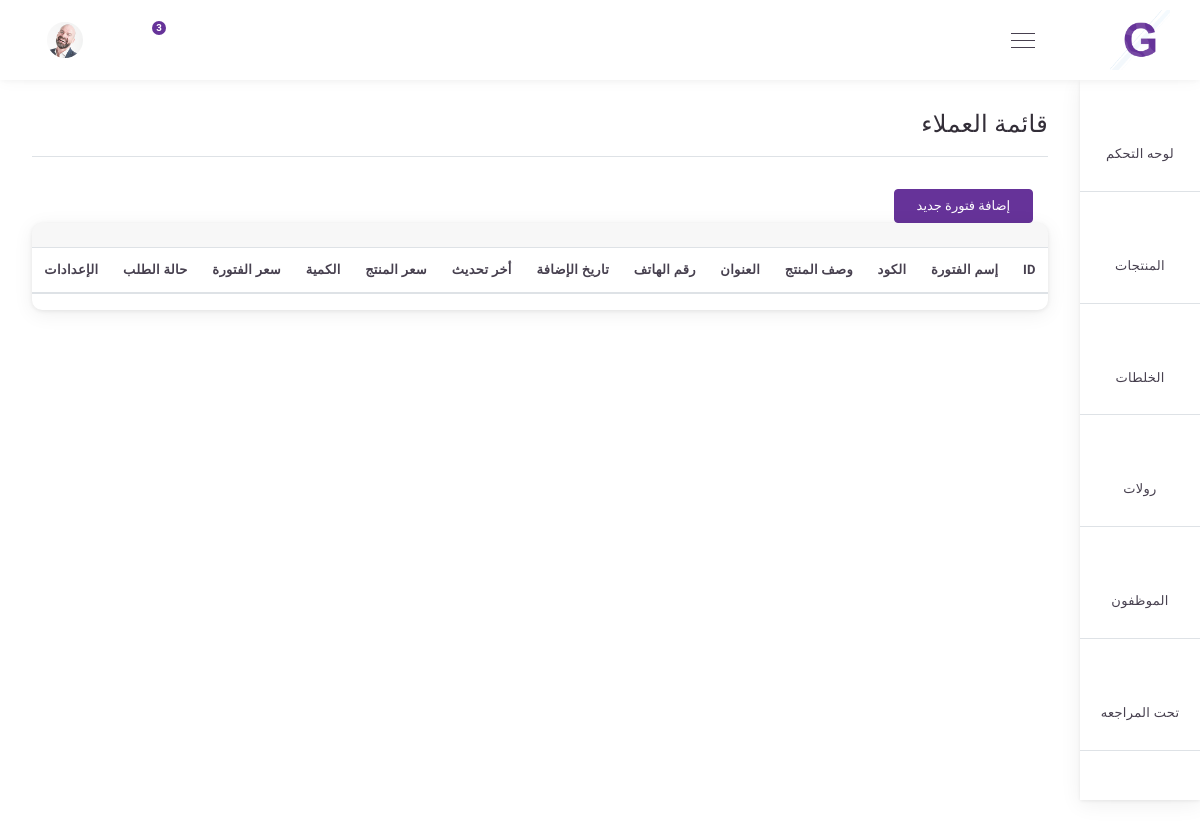
/selling/salary/, run on an earlier commit of the app's database.
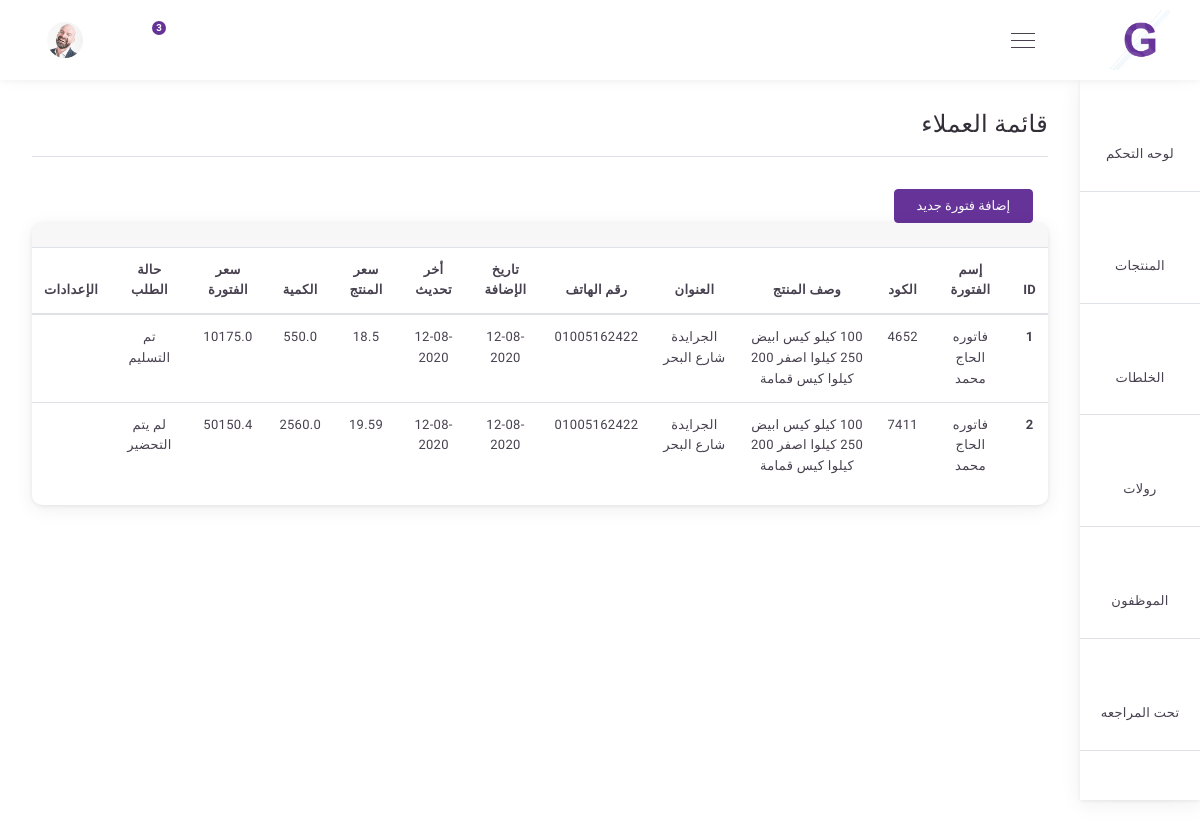
And on a later commit of the database.
### selling/models.py (models this page shows, shortened)
class Salary(models.Model):
    order_status = {
       ( 'لم يتم التحضير' , 'لم يتم التحضير'),
        ('يتم التحضير الأن' , 'يتم التحضير الأن'),
        ('تم التحضير' , 'تم التحضير'),
        ('تم التسليم' , 'تم التسليم')
    }
    name                    = models.CharField(_("إسم الفتورة"),max_length=150)
    typeofproducts   = models.ForeignKey('products.Product', verbose_name=_("typeofproducts"), on_delete=models.CASCADE)
    code                      = models.IntegerField(_("كود المنتج"), default=random_string)
    order_status        =  models.CharField(_("حالة الفاتورة"),choices=order_status , default='لم يتم التحضير',max_length=150)
    description          = models.TextField(_("وصف المنتج"))
    address                = models.CharField(_("العنوان"),max_length=150)
    phone_number   = models.CharField(_("رقم الهاتف"),max_length=150)
    create_at             = models.DateTimeField(_("تاريخ الإضافة"), default = timezone.now)
    update_by           = models.DateTimeField(_("تم التحديث :"),auto_now_add=True, blank=True, null=True)
    price                     = models.FloatField(_("سعر المنتج"))
    count                    = models.FloatField(_("الكمية"))
    profit                    = models.FloatField(_("سعر الفتورة "),blank=True, null=True)
    class Meta:
        verbose_name = _("Salary")
        verbose_name_plural = _("Salarys")

### selling/views.py (the view)
# urls.py: path('salary/' , views.salary_list, name= 'salary_list'),
def salary_list(request):
    salary_list = Salary.objects.all()
    return render(request ,'salary/salary_list.html', {
        'salary_list' : salary_list ,
    })

### selling/templates/salary/salary_list.html (shortened to what this page needs)
{% extends 'base.html' %}
{% load static %}
{% block 'body' %}
<div class="main-content-wrap sidenav-open d-flex flex-column">
<div class="main-content">
<div class="breadcrumb">
<h1 class="mr-2">قائمة العملاء </h1>
</div>
<div class="separator-breadcrumb border-top"></div>
<div class="col-md-2 mt-3 mt-md-0">
    <a href="{% url 'selling:add_salary' %}"><button  class="btn btn-primary btn-block">إضافة فتورة جديد</button></a>
</div>
<div class="row">
<div class="col-lg-12 col-md-12">
    <div class="row">
        <div class="col-md-12">
            <div class="card o-hidden mb-4">
                <div class="card-header d-flex align-items-center border-0">
                </div>
                <div>
                    <div class="table-responsive">
                        <table class="table text-center" id="user_table">
                            <thead>
                                <tr>
                                    <th scope="col">ID</th>
                                    <th scope="col">إسم الفتورة </th>
                                    <th scope="col">الكود </th>
                                    <th scope="col">وصف المنتج </th>
                                    <th scope="col">العنوان</th>
                                    <th scope="col">رقم الهاتف</th>
                                    <th scope="col">تاريخ الإضافة</th>
                                    <th scope="col">أخر تحديث </th>
                                    <th scope="col">سعر المنتج</th>
                                    <th scope="col">الكمية</th>
                                    <th scope="col">سعر الفتورة</th>
                                    <th scope="col">حالة الطلب </th>
                                    <th scope="col">الإعدادات </th>
                                </tr>
                            </thead>
                            <tbody>
                                {% for salary in salary_list %}
                                <tr>
                                    <th scope="row">{{salary.id}}</th>
                                    <td>{{salary.name}}</td>
                                    <td>{{salary.code}}</td>
                                    <td>{{salary.description}}</td>
                                    <td>{{salary.address}}</td>
                                    <td>{{salary.phone_number}}</td>
                                    <td>{{salary.create_at|date:'d-m-Y'}}</td>
                                    <td>{{salary.update_by|date:'d-m-Y'}}</td>
                                    <td>{{salary.price}}</td>
                                    <td>{{salary.count}}</td>
                                    <td>{{salary.profit}}</td>
                                    <td>{{salary.order_status}}</td>
                                    <td></td>
                                </tr>
                                {% endfor %}
                            </tbody>
                        </table>
                    </div>
                </div>
            </div>
        </div>
    </div>
</div>
</div>
</div>
</div>
{% endblock %}

### templates/base.html (shortened to what this page needs)
{% load static %}
<!DOCTYPE html>
<html lang="en" dir="rtl">
<head>
    <link href="{% static 'dist-assets/css/themes/lite-purple.min.css'%}" rel="stylesheet" />
    <link href="{% static 'dist-assets/css/plugins/perfect-scrollbar.min.css'%}" rel="stylesheet" />
    <link href="https://fonts.googleapis.com/css2?family=Cairo:wght@400;600;700;900&family=Tajawal:wght@400;500;700;800&display=swap" rel="stylesheet"></head>
</head>
<body class="text-left">
    <div class="app-admin-wrap layout-sidebar-large">
        <div class="main-header">
            <div class="logo">
                <img src="{% static 'dist-assets/images/logo.png'%}" alt="">
            </div>
            <div class="menu-toggle">
                <div></div>
                <div></div>
                <div></div>
            </div>
            <div class="header-part-right">
                <i class="i-Full-Screen header-icon d-none d-sm-inline-block" data-fullscreen></i>
                <div class="dropdown">
                    <div class="badge-top-container" role="button" id="dropdownNotification" data-toggle="dropdown" aria-haspopup="true" aria-expanded="false">
                        <span class="badge badge-primary">3</span>
                        <i class="i-Bell text-muted header-icon"></i>
                    </div>
                </div>
                <div class="dropdown">
                    <div class="user col align-self-end">
                        <img src="{% static 'dist-assets/images/faces/1.jpg" id="userDropdown" alt="" data-toggle="dropdown" aria-haspopup="true" aria-expanded="false">
                    </div>
                </div>
            </div>
        </div>
        <div class="side-content-wrap">
            <div class="sidebar-left open rtl-ps-none" data-perfect-scrollbar="" data-suppress-scroll-x="true">
                <ul class="navigation-left">
                    <li class="nav-item"><a class="nav-item-hold" href="{% url 'dashboard:dashboard' %}"><i class="nav-icon i-Bar-Chart"></i><span class="nav-text">لوحه التحكم</span></a>
                    </li>
                    <li class="nav-item"><a class="nav-item-hold" href="{% url 'products:product_list' %}"><i class="nav-icon i-Computer-Secure"></i><span class="nav-text">المنتجات</span></a>
                    </li>
                    <li class="nav-item"><a class="nav-item-hold" href="{% url 'products:productmix_list' %}"><i class="nav-icon i-File-Clipboard-File--Text"></i><span class="nav-text">الخلطات</span></a>
                    </li>
                    <li class="nav-item"><a class="nav-item-hold" href="{% url 'products:roll_list' %}"><i class="nav-icon i-Data-Upload"></i><span class="nav-text">رولات</span></a>
                    </li>
                    <li class="nav-item"><a class="nav-item-hold" href="{% url 'expenses:workers_list' %}"><i class="nav-icon i-Library"></i><span class="nav-text">الموظفون</span></a>
                    </li>
                    <li class="nav-item"><a class="nav-item-hold" href="{% url 'selling:salary_list' %}"><i class="nav-icon i-Add-User"></i><span class="nav-text">تحت المراجعه</span></a>
                    </li>
                    <li class="nav-item"><a class="nav-item-hold" href="not_verified.html"><i class="nav-icon i-Add-User"></i><span class="nav-text">تحت المراجعه</span></a>
                    </li>
                </ul>
            </div>
        </div>
        {% block 'body' %}
        {% endblock %}
    <link href="https://unpkg.com/gijgo@1.9.13/css/gijgo.min.css" rel="stylesheet" type="text/css" />
</body>
</html>

What changed in the data, as far as the page shows it:
added Salary: id "1", name "فاتوره الحاج محمد", code "4652", description "100 كيلو كيس ابيض 250 كيلوا اصفر 200 كيلوا كيس قمامة", address "الجرايدة شارع البحر", phone_number "01005162422", create_at "12-08-2020", update_by "12-08-2020", price "18.5", count "550.0", profit "10175.0", order_status "تم التسليم"
added Salary: id "2", name "فاتوره الحاج محمد", code "7411", description "100 كيلو كيس ابيض 250 كيلوا اصفر 200 كيلوا كيس قمامة", address "الجرايدة شارع البحر", phone_number "01005162422", create_at "12-08-2020", update_by "12-08-2020", price "19.59", count "2560.0", profit "50150.4", order_status "لم يتم التحضير"
